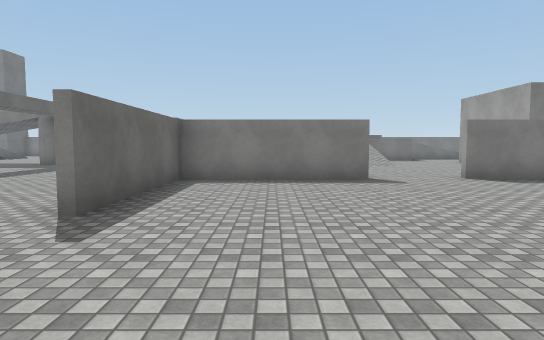
view 1 (above)

24 first-person views from a walk through a 3-D level made in the Unity game engine. The camera is 1.4 m above the floor, tilts 4° down and sees 75° across. The floor is counted in squares, 2 m on a side. Each view is taken from the middle of a square. On the plan, view 1 faces up. The plan holds only what a view shows up to about 11 squares ahead; the rest is blank. The place goes on beyond the plan. Surface patterns are stand-ins for the level's own textures.

view 2
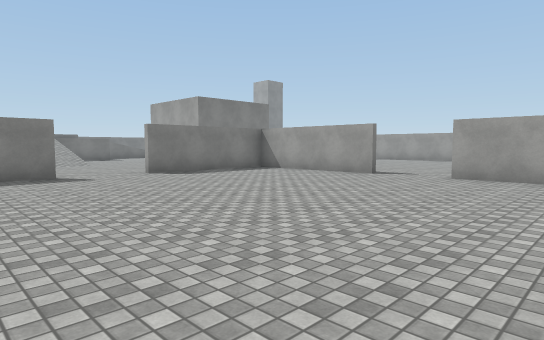

view 3
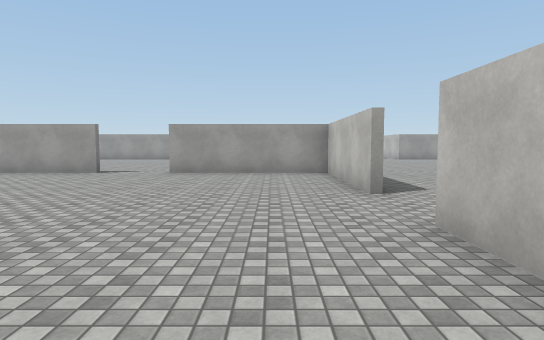

view 4
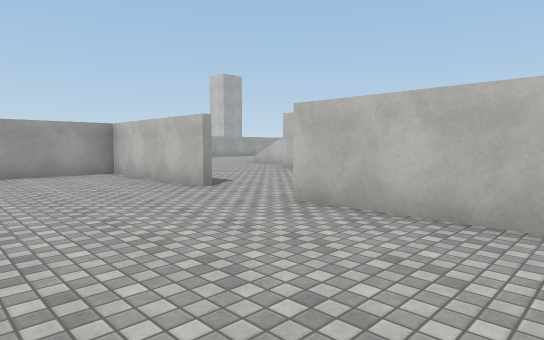

view 5
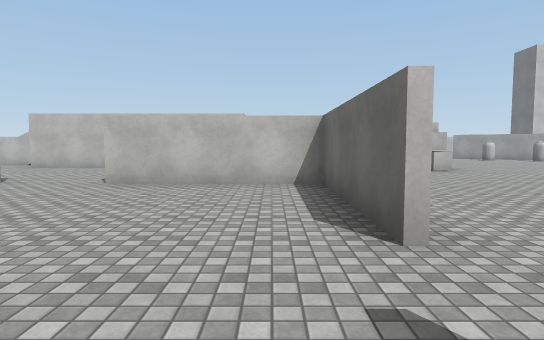

view 6
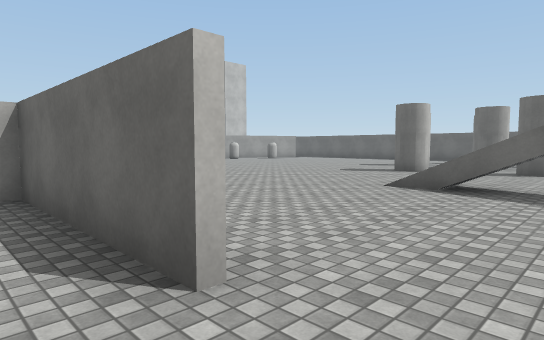

view 7
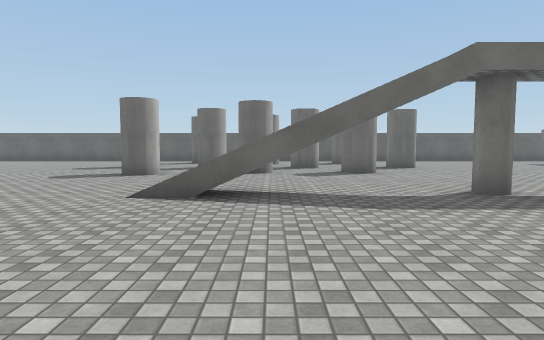

view 8
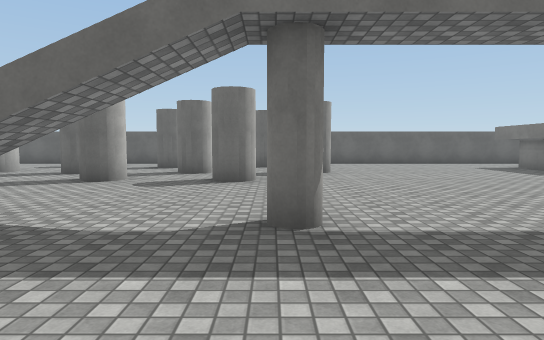

view 9
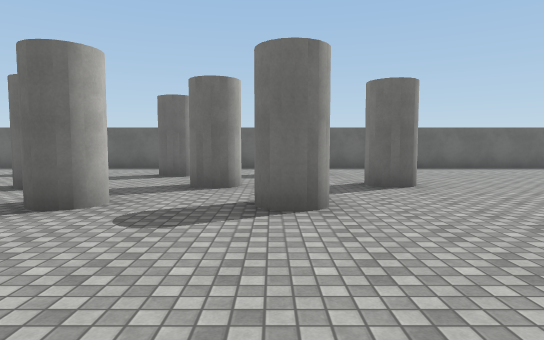

view 10
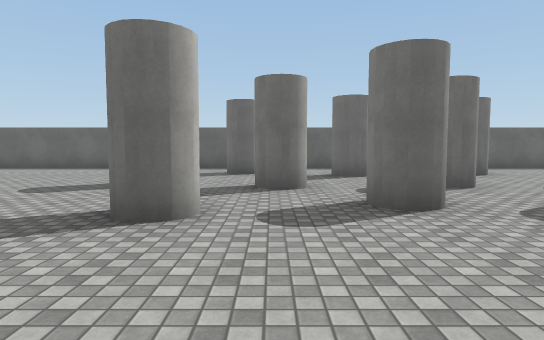

view 11
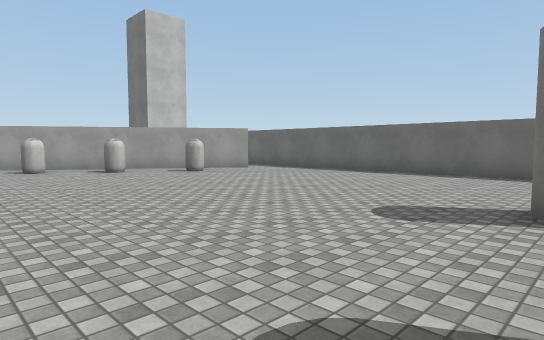

view 12
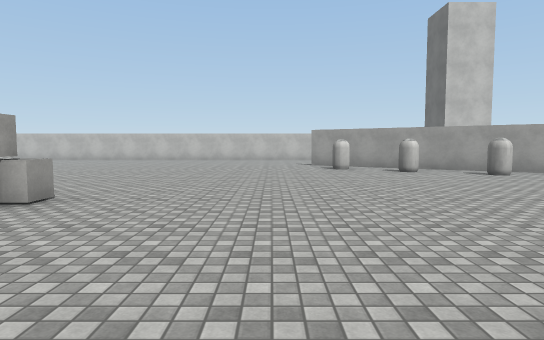

view 13
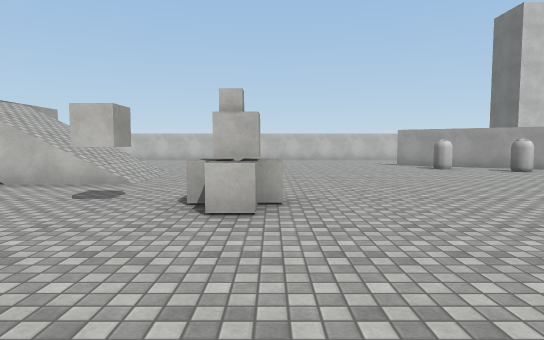

view 14
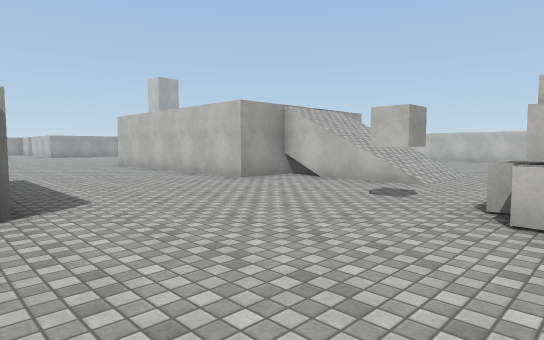

view 15
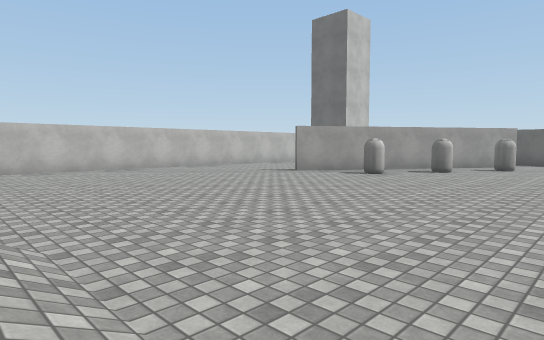

view 16
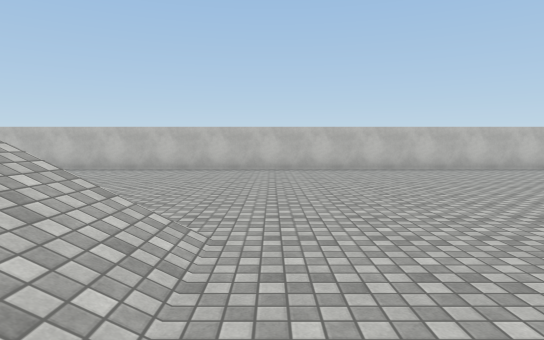

view 17
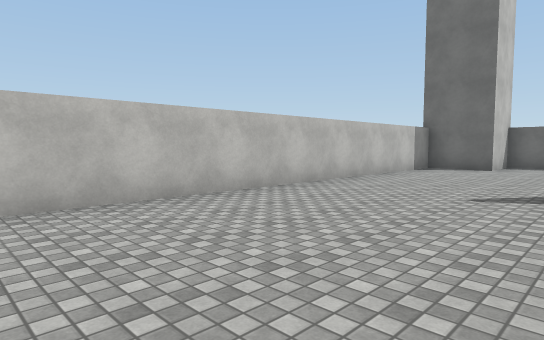

view 18
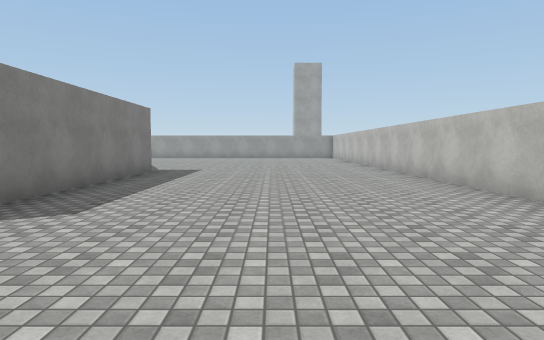

view 19
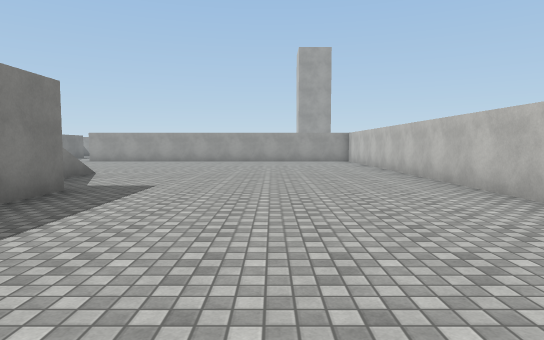

view 20
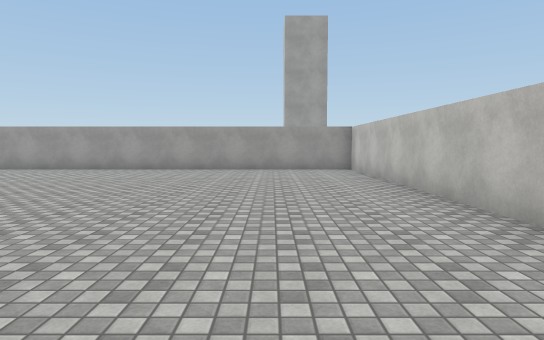

view 21
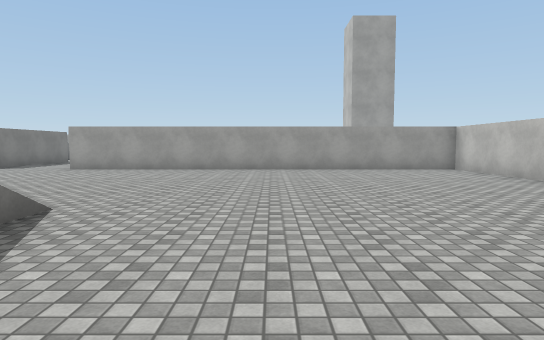

view 22
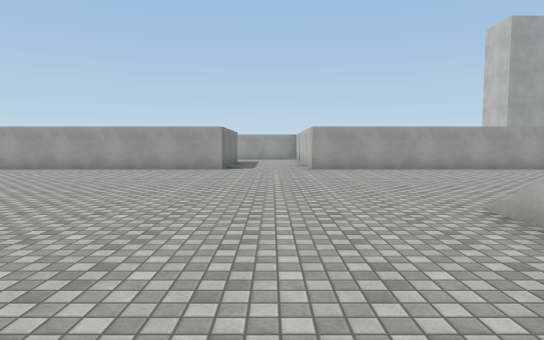

view 23
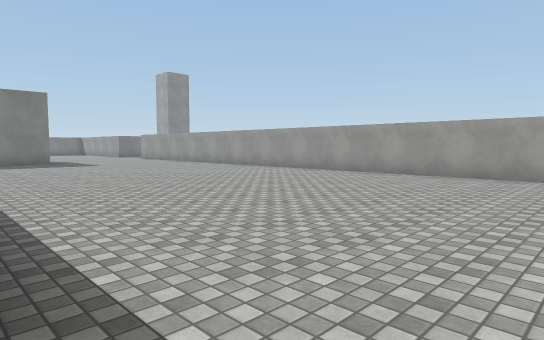

view 24
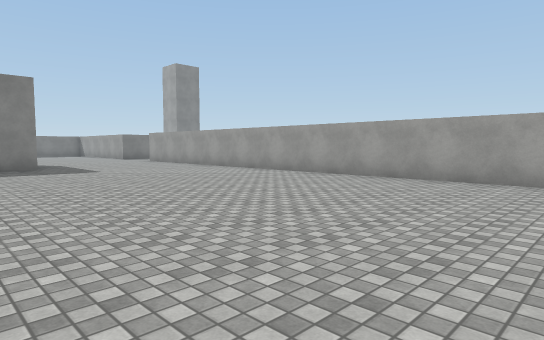

### Floor plan
Key: @ floor where view 1 was taken; # wall or solid block; . floor; / step, stairs or slope; v drop or lower ground; O other object.
Columns run from 18 left of view 1 to 17 right of it. Each row starts with its distance up from view 1.
 12 #. ...
 11 #.......  ..         ...     #.
 10 #........ ...        ...     ...
  9 #.............      ....    .....
  8 #.............      ...     ......
  7 #.............. #####..#### ......#
  6 #....O......... #.........#.......#
  5   O........O....#.........#.......#
  4    ....O........#.........#.......#
  3 #....O...../......................#
  2 #..O...O.../......................#
  1 #........../....#.........#.......#
  0 #....O...../....#.@.......#.......#
 -1 #.O....O........#.........#.......#
 -2 #....O..........#.........#.......#
 -3 #...............#####..####.......#
 -4 #.................................#
 -5 #.................................##
 -6 #............OO.....................
 -7 #...........OO....#vvvvv#.........##
 -8 #................./       ........#
 -9 #..............////         ......#
-10   ..O..........////         ......#
-11   ##.O............/      .........#
-12    ##.............///////.........#
-13     ###O..........................#
-14       ##..........................#
-15    ...............................#
-16 #.................................#
-17 ###...............................#
-18   #...............................#
-19   #################################

Where each view was taken, in squares from view 1:
view 1: 0 up, 0 right, facing up
view 2: 1 down, 0 right, facing up-right
view 3: 1 down, 1 left, facing right
view 4: 1 up, 1 left, facing down-right
view 5: 4 up, 1 left, facing down
view 6: 3 up, 1 left, facing down-left
view 7: 2 up, 2 left, facing left
view 8: 5 up, 4 left, facing left
view 9: 4 up, 7 left, facing left
view 10: 0 up, 7 left, facing left
view 11: 2 down, 9 left, facing down-left
view 12: 2 down, 9 left, facing down
view 13: 2 down, 6 left, facing down
view 14: 2 down, 6 left, facing down-right
view 15: 8 down, 3 left, facing down-left
view 16: 8 down, 4 left, facing down
view 17: 14 down, 5 left, facing down-left
view 18: 15 down, 3 left, facing right
view 19: 15 down, 1 right, facing right
view 20: 16 down, 6 right, facing right
view 21: 13 down, 6 right, facing right
view 22: 6 down, 6 right, facing right
view 23: 4 down, 8 right, facing up-right
view 24: 1 down, 9 right, facing up-right
